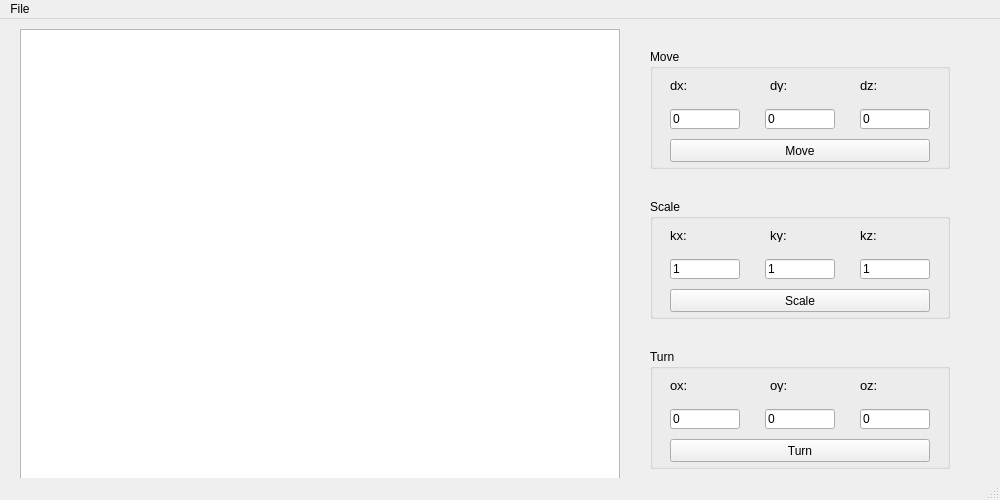
<?xml version="1.0" encoding="UTF-8"?>
<ui version="4.0">
 <class>MainWindow</class>
 <widget class="QMainWindow" name="MainWindow">
  <property name="geometry">
   <rect>
    <x>0</x>
    <y>0</y>
    <width>1000</width>
    <height>500</height>
   </rect>
  </property>
  <property name="windowTitle">
   <string>Test</string>
  </property>
  <widget class="QWidget" name="centralWidget">
   <widget class="QGraphicsView" name="graphicsView">
    <property name="geometry">
     <rect>
      <x>20</x>
      <y>10</y>
      <width>600</width>
      <height>450</height>
     </rect>
    </property>
   </widget>
   <widget class="QGroupBox" name="group_Move">
    <property name="geometry">
     <rect>
      <x>650</x>
      <y>30</y>
      <width>300</width>
      <height>120</height>
     </rect>
    </property>
    <property name="title">
     <string>Move</string>
    </property>
    <widget class="QLineEdit" name="lineEdit_MoveX">
     <property name="geometry">
      <rect>
       <x>20</x>
       <y>60</y>
       <width>70</width>
       <height>20</height>
      </rect>
     </property>
     <property name="text">
      <string>0</string>
     </property>
    </widget>
    <widget class="QLineEdit" name="lineEdit_MoveY">
     <property name="geometry">
      <rect>
       <x>115</x>
       <y>60</y>
       <width>70</width>
       <height>20</height>
      </rect>
     </property>
     <property name="text">
      <string>0</string>
     </property>
    </widget>
    <widget class="QLineEdit" name="lineEdit_MoveZ">
     <property name="geometry">
      <rect>
       <x>210</x>
       <y>60</y>
       <width>70</width>
       <height>20</height>
      </rect>
     </property>
     <property name="text">
      <string>0</string>
     </property>
    </widget>
    <widget class="QPushButton" name="button_Move">
     <property name="geometry">
      <rect>
       <x>20</x>
       <y>90</y>
       <width>260</width>
       <height>23</height>
      </rect>
     </property>
     <property name="text">
      <string>Move</string>
     </property>
    </widget>
    <widget class="QLabel" name="label_MoveX">
     <property name="geometry">
      <rect>
       <x>20</x>
       <y>30</y>
       <width>45</width>
       <height>13</height>
      </rect>
     </property>
     <property name="font">
      <font>
       <pointsize>10</pointsize>
      </font>
     </property>
     <property name="text">
      <string>dx:</string>
     </property>
    </widget>
    <widget class="QLabel" name="label_MoveY">
     <property name="geometry">
      <rect>
       <x>120</x>
       <y>30</y>
       <width>45</width>
       <height>13</height>
      </rect>
     </property>
     <property name="font">
      <font>
       <pointsize>10</pointsize>
      </font>
     </property>
     <property name="text">
      <string>dy:</string>
     </property>
    </widget>
    <widget class="QLabel" name="label_MoveZ">
     <property name="geometry">
      <rect>
       <x>210</x>
       <y>30</y>
       <width>45</width>
       <height>13</height>
      </rect>
     </property>
     <property name="font">
      <font>
       <pointsize>10</pointsize>
      </font>
     </property>
     <property name="text">
      <string>dz:</string>
     </property>
    </widget>
   </widget>
   <widget class="QGroupBox" name="group_Move_2">
    <property name="geometry">
     <rect>
      <x>650</x>
      <y>180</y>
      <width>300</width>
      <height>120</height>
     </rect>
    </property>
    <property name="title">
     <string>Scale</string>
    </property>
    <widget class="QLineEdit" name="lineEdit_ScaleX">
     <property name="geometry">
      <rect>
       <x>20</x>
       <y>60</y>
       <width>70</width>
       <height>20</height>
      </rect>
     </property>
     <property name="text">
      <string>1</string>
     </property>
    </widget>
    <widget class="QLineEdit" name="lineEdit_ScaleY">
     <property name="geometry">
      <rect>
       <x>115</x>
       <y>60</y>
       <width>70</width>
       <height>20</height>
      </rect>
     </property>
     <property name="text">
      <string>1</string>
     </property>
    </widget>
    <widget class="QLineEdit" name="lineEdit_ScaleZ">
     <property name="geometry">
      <rect>
       <x>210</x>
       <y>60</y>
       <width>70</width>
       <height>20</height>
      </rect>
     </property>
     <property name="text">
      <string>1</string>
     </property>
    </widget>
    <widget class="QPushButton" name="button_Scale">
     <property name="geometry">
      <rect>
       <x>20</x>
       <y>90</y>
       <width>260</width>
       <height>23</height>
      </rect>
     </property>
     <property name="text">
      <string>Scale</string>
     </property>
    </widget>
    <widget class="QLabel" name="label_ScaleX">
     <property name="geometry">
      <rect>
       <x>20</x>
       <y>30</y>
       <width>45</width>
       <height>13</height>
      </rect>
     </property>
     <property name="font">
      <font>
       <pointsize>10</pointsize>
      </font>
     </property>
     <property name="text">
      <string>kx:</string>
     </property>
    </widget>
    <widget class="QLabel" name="label_ScaleY">
     <property name="geometry">
      <rect>
       <x>120</x>
       <y>30</y>
       <width>45</width>
       <height>13</height>
      </rect>
     </property>
     <property name="font">
      <font>
       <pointsize>10</pointsize>
      </font>
     </property>
     <property name="text">
      <string>ky:</string>
     </property>
    </widget>
    <widget class="QLabel" name="label_ScaleZ">
     <property name="geometry">
      <rect>
       <x>210</x>
       <y>30</y>
       <width>45</width>
       <height>13</height>
      </rect>
     </property>
     <property name="font">
      <font>
       <pointsize>10</pointsize>
      </font>
     </property>
     <property name="text">
      <string>kz:</string>
     </property>
    </widget>
   </widget>
   <widget class="QGroupBox" name="group_Move_3">
    <property name="geometry">
     <rect>
      <x>650</x>
      <y>330</y>
      <width>300</width>
      <height>120</height>
     </rect>
    </property>
    <property name="title">
     <string>Turn</string>
    </property>
    <widget class="QLineEdit" name="lineEdit_TurnX">
     <property name="geometry">
      <rect>
       <x>20</x>
       <y>60</y>
       <width>70</width>
       <height>20</height>
      </rect>
     </property>
     <property name="text">
      <string>0</string>
     </property>
    </widget>
    <widget class="QLineEdit" name="lineEdit_TurnY">
     <property name="geometry">
      <rect>
       <x>115</x>
       <y>60</y>
       <width>70</width>
       <height>20</height>
      </rect>
     </property>
     <property name="text">
      <string>0</string>
     </property>
    </widget>
    <widget class="QLineEdit" name="lineEdit_TurnZ">
     <property name="geometry">
      <rect>
       <x>210</x>
       <y>60</y>
       <width>70</width>
       <height>20</height>
      </rect>
     </property>
     <property name="text">
      <string>0</string>
     </property>
    </widget>
    <widget class="QPushButton" name="button_Turn">
     <property name="geometry">
      <rect>
       <x>20</x>
       <y>90</y>
       <width>260</width>
       <height>23</height>
      </rect>
     </property>
     <property name="text">
      <string>Turn</string>
     </property>
    </widget>
    <widget class="QLabel" name="label_TurnX">
     <property name="geometry">
      <rect>
       <x>20</x>
       <y>30</y>
       <width>45</width>
       <height>13</height>
      </rect>
     </property>
     <property name="font">
      <font>
       <pointsize>10</pointsize>
      </font>
     </property>
     <property name="text">
      <string>ox:</string>
     </property>
    </widget>
    <widget class="QLabel" name="label_TurnY">
     <property name="geometry">
      <rect>
       <x>120</x>
       <y>30</y>
       <width>45</width>
       <height>13</height>
      </rect>
     </property>
     <property name="font">
      <font>
       <pointsize>10</pointsize>
      </font>
     </property>
     <property name="text">
      <string>oy:</string>
     </property>
    </widget>
    <widget class="QLabel" name="label_TurnZ">
     <property name="geometry">
      <rect>
       <x>210</x>
       <y>30</y>
       <width>45</width>
       <height>13</height>
      </rect>
     </property>
     <property name="font">
      <font>
       <pointsize>10</pointsize>
      </font>
     </property>
     <property name="text">
      <string>oz:</string>
     </property>
    </widget>
   </widget>
  </widget>
  <widget class="QMenuBar" name="menuBar">
   <property name="geometry">
    <rect>
     <x>0</x>
     <y>0</y>
     <width>1000</width>
     <height>21</height>
    </rect>
   </property>
   <widget class="QMenu" name="menuOOP_Lab1_Obergan">
    <property name="title">
     <string>File</string>
    </property>
    <addaction name="separator"/>
    <addaction name="actionOpen"/>
   </widget>
   <addaction name="menuOOP_Lab1_Obergan"/>
  </widget>
  <widget class="QStatusBar" name="statusBar"/>
  <action name="actionOpen">
   <property name="text">
    <string>Open</string>
   </property>
   <property name="shortcut">
    <string>Ctrl+O</string>
   </property>
  </action>
 </widget>
 <layoutdefault spacing="6" margin="11"/>
 <resources/>
 <connections/>
</ui>
